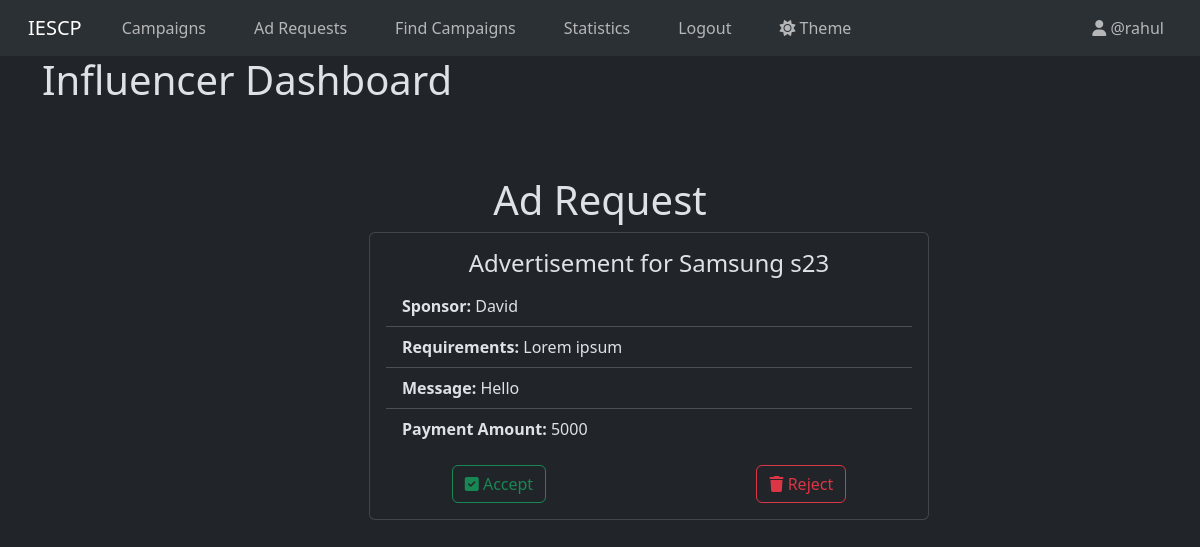
/influencer/dashboard/view/ad_request/1 (signed in), run on the app's committed database.
### models.py (models this page shows)
class User(db.Model, UserMixin):
  __tablename__ = "user"
  id = db.Column(db.Integer, primary_key=True)
  name = db.Column(db.String(50), nullable=False)
  username = db.Column(db.String(50), nullable=False, unique=True)
  password_hash = db.Column(db.String(256), nullable=False)
  user_type = db.Column(db.Enum('influencer', 'sponsor', 'admin'), nullable=False)
  flagged = db.Column(db.Boolean, nullable=False, default=False)
  theme = db.Column(db.Enum('light', 'dark'), nullable=False, default='light')
  category = db.Column(db.String(50), nullable=True)
  niche = db.Column(db.String(50), nullable=True)
  follower_count = db.Column(db.Integer, nullable=True)
  platforms = db.Column(db.String(150), nullable=True)
  industry = db.Column(db.String(50), nullable=True)
  budget = db.Column(db.Integer, nullable=True)

class Campaign(db.Model):
  __tablename__ = "campaign"
  id = db.Column(db.Integer, primary_key=True)
  sponsor_id = db.Column(db.Integer, db.ForeignKey('user.id'), nullable=False)
  name = db.Column(db.String(50), nullable=False)
  description = db.Column(db.String(256), nullable=False)
  start_date = db.Column(db.DateTime, nullable=False)
  end_date = db.Column(db.DateTime, nullable=False)
  progress = db.Column(db.Integer, nullable=False, default=0)
  budget = db.Column(db.Integer, nullable=False)
  visibility = db.Column(db.Enum('public', 'private'), nullable=False)
  goals = db.Column(db.String(256), nullable=False)
  flagged = db.Column(db.Boolean, nullable=False, default=False)
  sponsor = db.relationship('User', backref=db.backref('campaigns', lazy=True))
  ad_requests = db.relationship('Ad_Request', backref='campaign', cascade='all, delete-orphan')

class Ad_Request(db.Model):
  __tablename__ = "ad_request"
  id = db.Column(db.Integer, primary_key=True)
  campaign_id = db.Column(db.Integer, db.ForeignKey('campaign.id'), nullable=False)
  influencer_id = db.Column(db.Integer, db.ForeignKey('user.id'), nullable=True)
  messages = db.Column(db.String(256), nullable=False)
  requirements = db.Column(db.String(256), nullable=False)
  payment_amount = db.Column(db.Integer, nullable=False)
  completed = db.Column(db.Boolean, nullable=False, default=False)
  requested_by = db.Column(db.Enum('influencer', 'sponsor'), nullable=False)
  status = db.Column(db.Enum('pending', 'accepted', 'rejected'), nullable=False, default='pending')
  influencer = db.relationship('User', foreign_keys=[influencer_id], backref=db.backref('ad_requests', lazy=True))

### controllers.py (the view)
@app.route("/influencer/dashboard/view/ad_request/<int:adrequest_id>")
@login_required
@influencer_required
def influencer_dashboard_view_adrequest(adrequest_id):
    ad_request = Ad_Request.query.get(adrequest_id)
    campaign = Campaign.query.get(ad_request.campaign_id)
    campaign_name = campaign.name
    sponsor = User.query.get(campaign.sponsor_id)
    sponsor_name = sponsor.name
    return render_template("influencer/view_adrequest.html", user=current_user, ad_request=ad_request, campaign_name=campaign_name, sponsor_name=sponsor_name)

### controllers.py (called while the page is built)
def influencer_required(func):
    @wraps(func)
    def wrapper(*args, **kwargs):
        if current_user.user_type != "influencer":
            flash("You do not have permission to access this page.", category="danger")
            if current_user.user_type == "admin":
                return redirect(url_for("admin_dashboard"))
            elif current_user.user_type == "sponsor":
                return redirect(url_for("sponsor_dashboard"))
        return func(*args, **kwargs)
    return wrapper

@login_manager.user_loader
def load_user(user_id):
    return User.query.get(int(user_id))

### templates/influencer/view_adrequest.html
{% extends "base.html" %}
{% block content %}
  <h1>Influencer Dashboard</h1>
  <div class="login-form text-center mt-5 mb-3 p-5 pt-4 pb-4 w-50 m-auto">
    <h1>Ad Request</h1>
    <div class="card" style="width: 35rem; margin: auto;">
      <div class="card-body">
        <h4 class="card-title">{{ campaign_name }}</h4>
        <ul class="list-group list-group-flush text-start">
          <li class="list-group-item"><strong>Sponsor:</strong> {{ sponsor_name }}</li>
          <li class="list-group-item"><strong>Requirements:</strong> {{ ad_request.requirements }}</li>
          <li class="list-group-item"><strong>Message:</strong> {{ ad_request.messages }}</li>
          <li class="list-group-item"><strong>Payment Amount:</strong> {{ ad_request.payment_amount }}</li>
        </ul>
        <div class="d-flex justify-content-between w-75 m-auto mt-3">
          <a href="{{url_for("influencer_dashboard_accept_adrequest", adrequest_id=ad_request.id)}}" class="btn btn-outline-success"><i class="fa-solid fa-square-check"></i> Accept</a>
          <a href="{{url_for("influencer_dashboard_reject_adrequest", adrequest_id=ad_request.id)}}" class="btn btn-outline-danger"><i class="fa-solid fa-trash"></i> Reject</a>
        </div>
      </div>
    </div>
  </div>
{% endblock %}

### templates/navbar.html (shortened to what this page needs)
<nav class="navbar navbar-expand-lg bg-body-tertiary">
  <div class="container-fluid">
    {% if user and user.user_type == "admin" %}
      <a class="navbar-brand mx-3" href="{{url_for('admin_dashboard')}}">IESCP</a>
    {% elif user and user.user_type == "influencer" %}
      <a class="navbar-brand mx-3" href="{{url_for('influencer_dashboard')}}">IESCP</a>
    {% elif user and user.user_type == "sponsor" %}
      <a class="navbar-brand mx-3" href="{{url_for('sponsor_dashboard')}}">IESCP</a>
    {% else %}
      <a class="navbar-brand mx-3" href="{{url_for('user_login')}}">IESCP</a>
    {% endif %}
    <div class="collapse navbar-collapse" id="navbarNav">
      {% if user %}
        {% if user.user_type == "influencer" %}
          <ul class="navbar-nav me-auto">
            <li class="nav-item mx-3">
              <a class="{{ 'nav-link active' if request.path == url_for('influencer_dashboard') else 'nav-link' }}" href="{{url_for('influencer_dashboard')}}">Campaigns</a>
            </li>
            <li class="nav-item mx-3">
              <a class="{{ 'nav-link active' if request.path == url_for('influencer_dashboard_adrequests') else 'nav-link' }}" href="{{url_for('influencer_dashboard_adrequests')}}">Ad Requests</a>
            </li>
            <li class="nav-item mx-3">
              <a class="{{ 'nav-link active' if request.path == url_for('influencer_dashboard_find_campaigns') else 'nav-link' }}" href="{{url_for('influencer_dashboard_find_campaigns')}}">Find Campaigns</a>
            </li>
            <li class="nav-item mx-3">
              <a class="{{ 'nav-link active' if request.path == url_for('influencer_statistics') else 'nav-link' }}" href="{{url_for('influencer_statistics')}}">Statistics</a>
            </li>
            <li class="nav-item mx-3">
              <a class="nav-link btn btn-outline-danger" href="{{url_for('logout')}}">Logout</a>
            </li>
            <li class="nav-item mx-3">
              <a class="nav-link" href="{{url_for('change_theme')}}">
                {% if user.theme == 'light' %}
                  <i class="fa-solid fa-moon"></i>
                {% else %}
                  <i class="fa-solid fa-sun"></i>
                {% endif %}
                Theme
              </a>
            </li>
          </ul>
          <ul class="navbar-nav">
            <li class="nav-item">
              <a class="nav-link mx-3" href="{{url_for('influencer_profile')}}"><i class="fa-solid fa-user"></i> @{{user.username}}</a>
            </li>
          </ul>
        {% endif %}
      {% endif %}
    </div>
  </div>
</nav>

### data on the page
User: username "rahul"
Campaign: name "Advertisement for Samsung s23"
User: name "David"
Ad_Request: requirements "Lorem ipsum", messages "Hello", payment_amount "5000"
